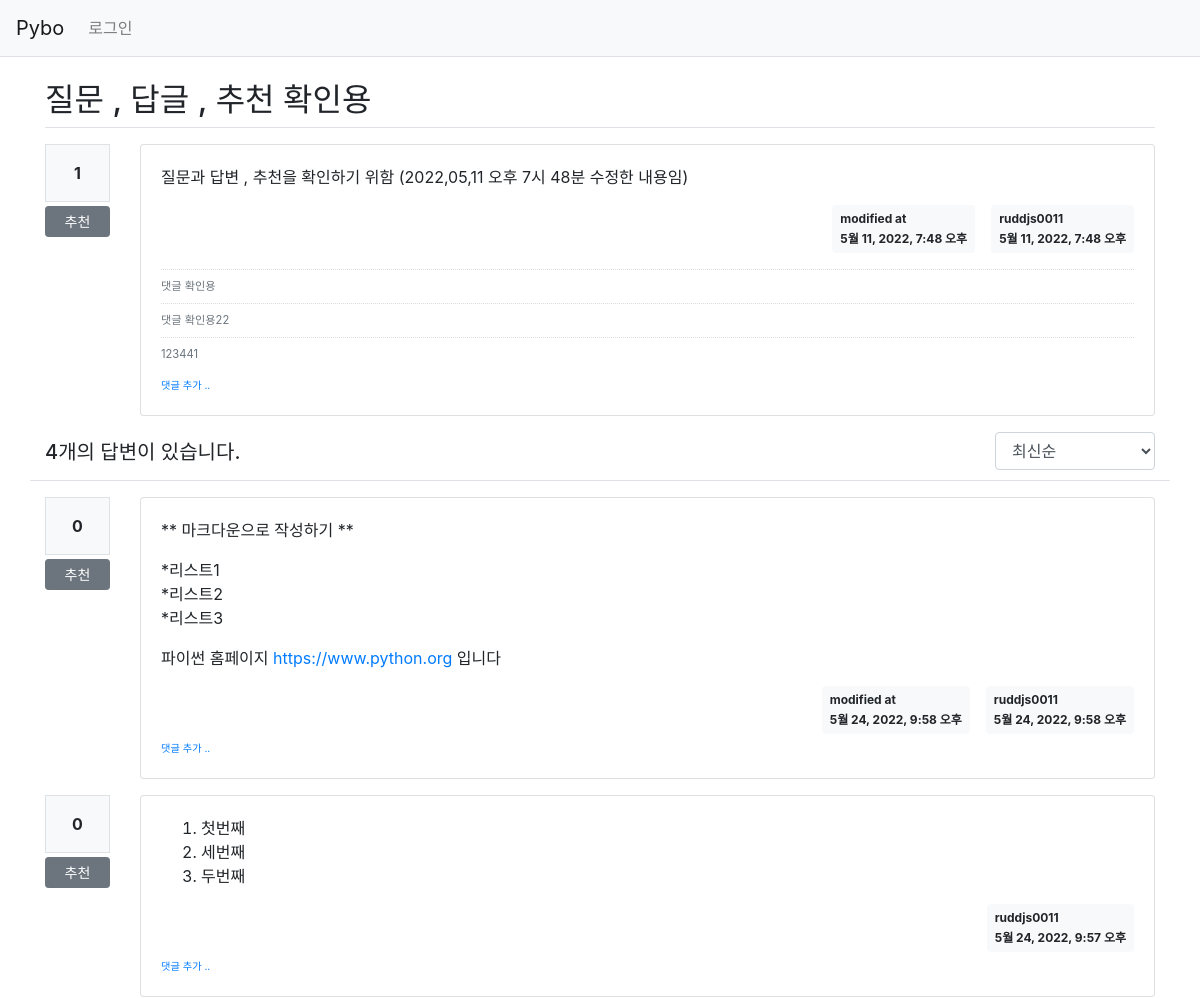
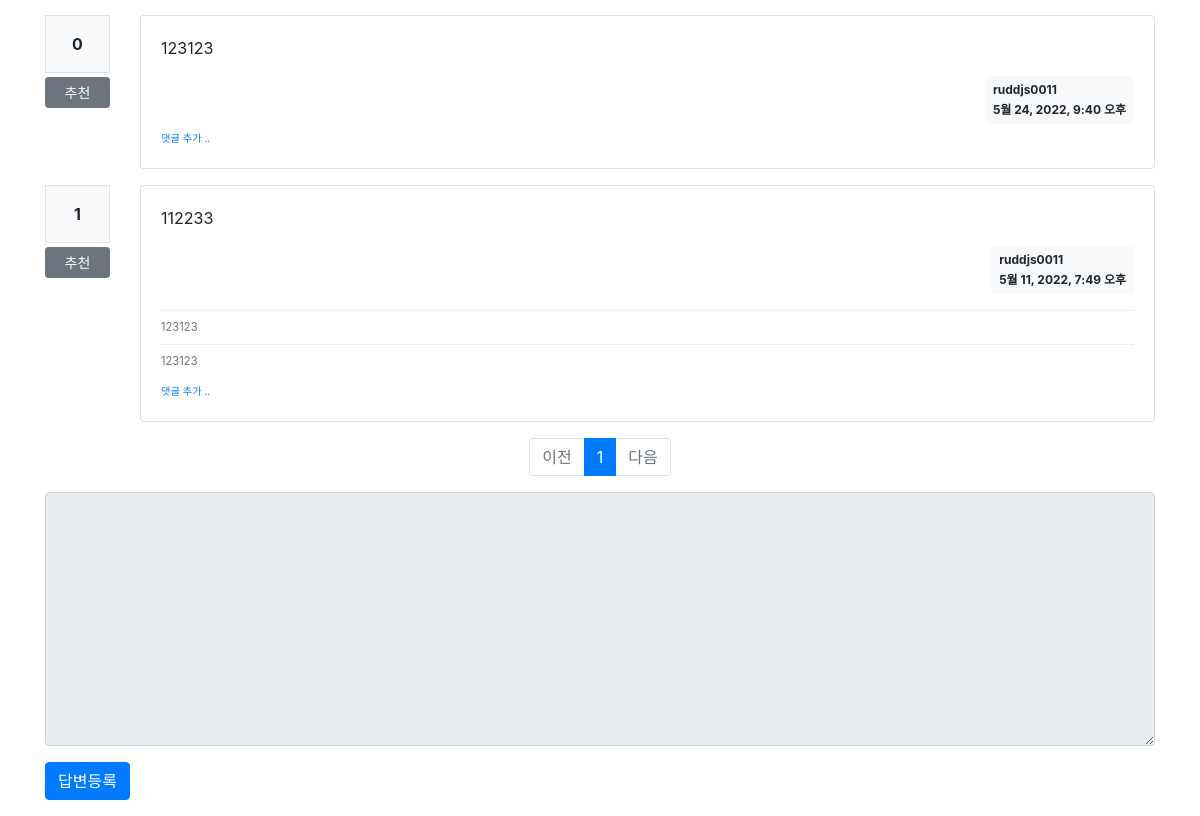
The page /pybo/15/ on the database as committed earlier (2 pictures, top to bottom).
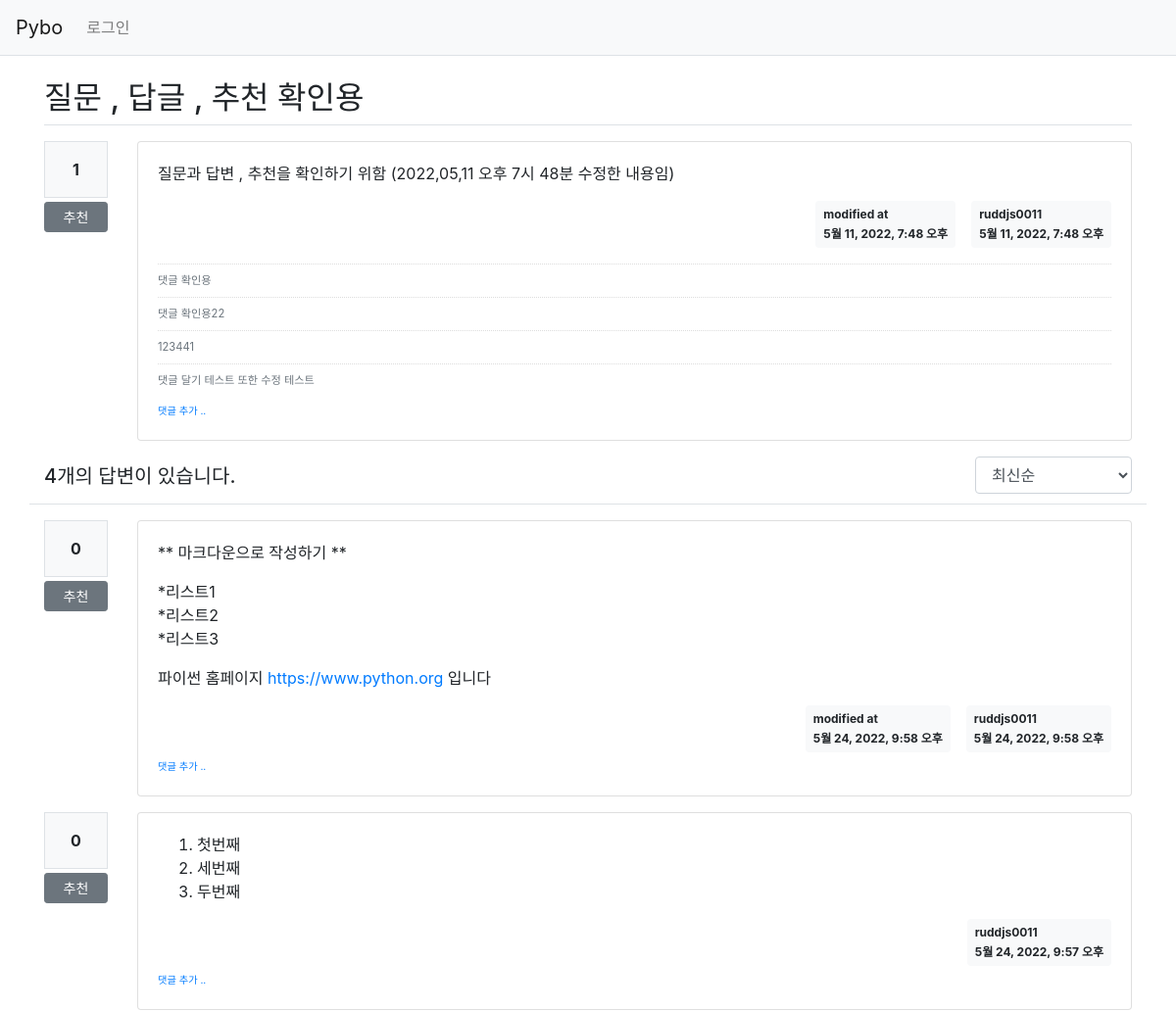
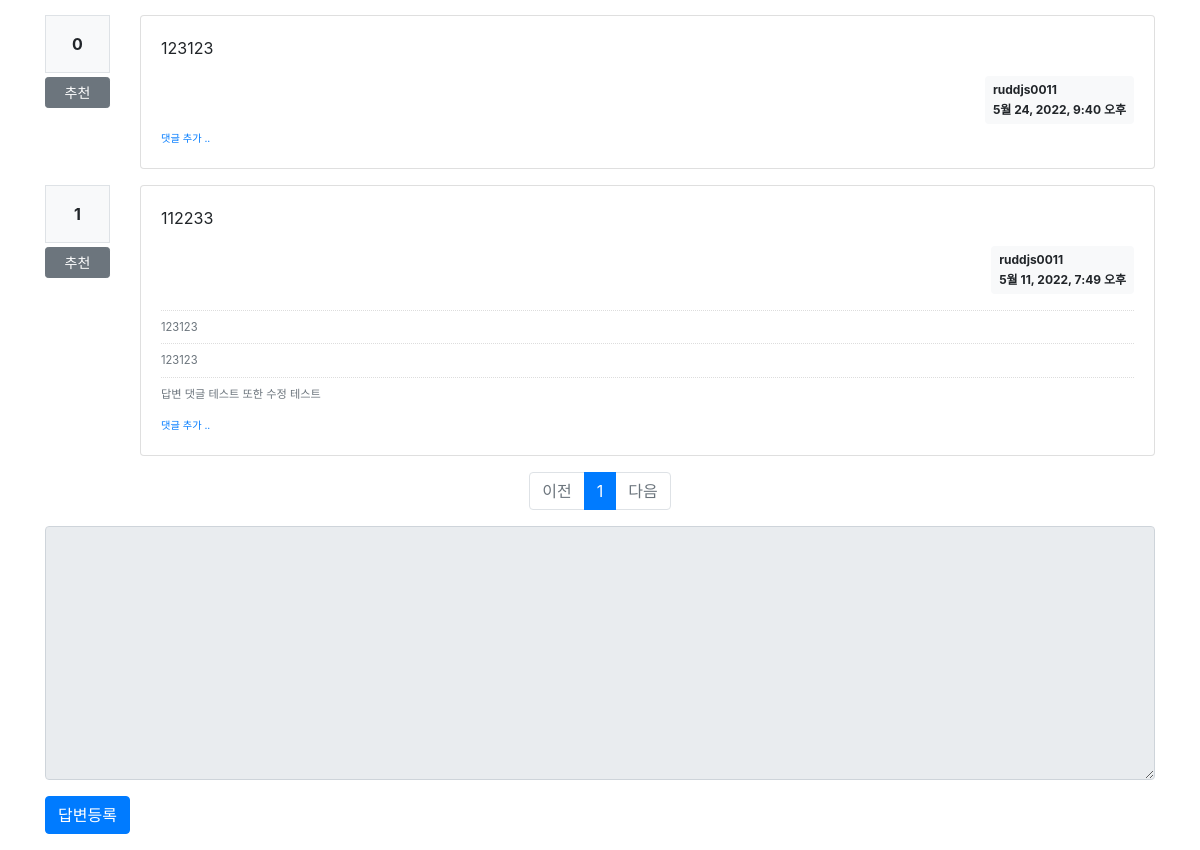
The same page on the database as committed later (2 pictures, top to bottom).
### pybo/models.py (models this page shows, shortened)
class Comment(models.Model):
    author = models.ForeignKey(User, on_delete=models.CASCADE)
    content = models.TextField()
    create_date = models.DateTimeField()
    modify_date = models.DateTimeField(null=True, blank=True)
    question = models.ForeignKey(Question, null=True, blank=True, on_delete=models.CASCADE)
    answer = models.ForeignKey(Answer, null=True, blank=True, on_delete=models.CASCADE)

class Answer(models.Model):
    author = models.ForeignKey(User, on_delete=models.CASCADE, related_name='author_answer')
    question = models.ForeignKey(Question, on_delete=models.CASCADE)
    content = models.TextField()
    create_date = models.DateTimeField()
    modify_date = models.DateTimeField(null=True, blank=True)
    voter = models.ManyToManyField(User, related_name='voter_answer')

### pybo/views/base_views.py (the view)
# urls.py: path('<int:question_id>/', base_views.detail, name='detail'),
def detail(request, question_id):
    page = request.GET.get('page', '1')  # 페이지
    so = request.GET.get('so', 'recent')  # 정렬기준
    question = get_object_or_404(Question, pk=question_id)
    if so == 'recommend':
        answer_list = Answer.objects.filter(question=question) \
            .annotate(num_voter=Count('voter')).order_by('-num_voter', '-create_date')
    elif so == 'recent':
        answer_list = Answer.objects.filter(question=question).order_by('-create_date')
    paginator = Paginator(answer_list, 5)  # 페이지당 5개식 보여주기
    page_obj = paginator.get_page(page)
    context = {'question': question, 'answer_set': page_obj, 'page': page, 'so': so}
    return render(request, 'pybo/question_detail.html', context)

### pybo/templatetags/pybo_filter.py (called while the page is built)
@register.filter
def mark(value):
    extensions = ["nl2br","fenced_code"]
    return mark_safe(markdown.markdown(value, extensions=extensions))

### templates/pybo/question_detail.html (shortened to what the changed rows need)
{% extends 'base.html' %}
{% load pybo_filter %}
{% block content %}
<div class="container my-3">
    <h2 class="border-bottom py-2">{{ question.subject }}</h2>
    <div class="row my-3">
        <div class="col-11">
            <div class="card">
                <div class="card-body">
                    {% if question.comment_set.count > 0 %}
                    <div class="mt-3">
                        {% for comment in question.comment_set.all %}
                        <div class="comment py-2 text-muted">
                            <span style="white-space: pre-line;">{{ comment.content }}</span>
                        </div>
                        {% endfor %}
                    </div>
                    {% endif %}
                </div>
            </div>
        </div>
    </div>
    {% for answer in answer_set %}
    <div class="row my-3">
        <div class="col-1">
            <div class="bg-light text-center p-3 border font-weight-bolder mb-1">{{ answer.voter.count }}</div>
            <a href="#" data-uri="{% url 'pybo:vote_answer' answer.id %}"
               class="recommend btn btn-sm btn-secondary btn btn-block my-1">추천</a>
        </div>
        <div class="col-11">
            <div class="card">
                <div class="card-body">
                    <div class="card-text">{{ answer.content|mark }}</div>
                    <div class="d-flex justify-content-end">
                        {% if answer.modify_date %}
                        <div class="badge badge-light p-2 text-left mx-3">
                            <div class="mb-2">modified at</div>
                            <div>{{ answer.modify_date }}</div>
                        </div>
                        {% endif %}
                        <div class="badge badge-light p-2 text-left">
                            <div class="mb-2">{{ answer.author.username }}</div>
                            <div>{{ answer.create_date }}</div>
                        </div>
                    </div>
                    {% if answer.comment_set.count > 0 %}
                    <div class="mt-3">
                        {% for comment in answer.comment_set.all %}
                        <div class="comment py-2 text-muted">
                            <span style="white-space: pre-line;">{{ comment.content }}</span>
                        </div>
                        {% endfor %}
                    </div>
                    {% endif %}
                    <div>
                        <a href="{% url 'pybo:comment_create_answer' answer.id %}"
                           class="small"><small>댓글 추가 ..</small></a>
                    </div>
                </div>
            </div>
        </div>
    </div>
    {% endfor %}
    <ul class="pagination justify-content-center">
        {% for page_number in answer_set.paginator.page_range %}
            {% if page_number >= answer_set.number|add:-4 and page_number <= answer_set.number|add:4 %}
                {% if page_number == answer_set.number %}
                <li class="page-item active" aria-current="page">
                    <a class="page-link" data-page="{{ page_number }}" href="#">{{ page_number }}</a>
                </li>
                {% else %}
                <li class="page-item">
                    <a class="page-link" data-page="{{ page_number }}" href="#">{{ page_number }}</a>
                </li>
                {% endif %}
            {% endif %}
        {% endfor %}
    </ul>
</div>
{% endblock %}

Rows that differ between the two databases and show on the page:
added Comment: content "댓글 달기 테스트 또한 수정 테스트", shown under "질문 , 답글 , 추천 확인용"
added Comment: content "답변 댓글 테스트 또한 수정 테스트", shown under Answer "5월 11, 2022, 7:49 오후"
